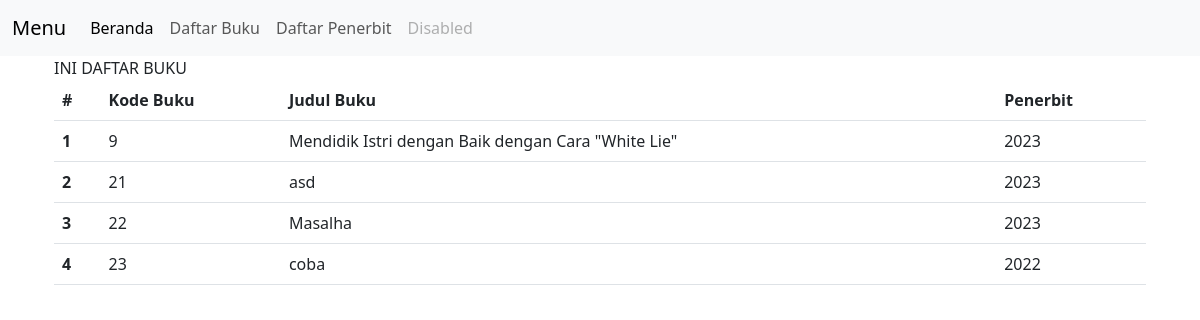
Screenshot of /cBase/kepemilikan/3 with the database file from the repository.
### tables this page shows
CREATE TABLE `tb_buku` (
  `kode_buku` int(11) NOT NULL,
  `judul_buku` varchar(255) NOT NULL,
  `tahun_terbit` year(4) DEFAULT NULL,
  `kode_penerbit` int(11) DEFAULT NULL
);

### application/controllers/cBase.php (called while the page is built, shortened)
<?php
class cBase extends CI_Controller {
	public function __construct(){
		$this->load->model('Model_buku');
	}
	public function kepemilikan()
	{
		$kode = $this->uri->segment(3);
		$data['data_buku'] = $this->Model_buku->getDataSpesific($kode)->result_array();
		$data['title'] = "BookStore Arief";
        $this->load->view('templates/header',$data);
		$this->load->view('vSpesifik');
		$this->load->view('templates/footer');
	}
}

### index.php (called while the page is built, shortened)
<?php
require_once BASEPATH.'core/CodeIgniter.php';

### application/models/Model_buku.php (called while the page is built, shortened)
<?php
class Model_buku extends CI_Model {
    public function getDataSpesific($kode){
        $query = $this->db->query("SELECT * FROM tb_buku WHERE kode_penerbit = '$kode' ");
        return $query;
    }
}

### application/views/vSpesifik.php (the view)
<html>
<div class="container">
    INI DAFTAR BUKU
    <table class="table">
        <thead>
            <tr>
                <th scope="col">#</th>
                <th scope="col">Kode Buku</th>
                <th scope="col">Judul Buku</th>
                <th scope="col">Penerbit</th>
            </tr>
        </thead>
        <tbody>
            <?php
                $no = 1;
                foreach($data_buku as $row) { ?>
            <tr>
                <th scope="row"><?= $no++;?> </th>
                <td><?= $row['kode_buku']; ?></td>
                <td><?= $row['judul_buku']; ?></td>
                <td><?= $row['tahun_terbit']; ?></td>
            </tr>
            <?php } ?>
        </tbody>
    </table>
</div>
</html>

### application/views/templates/header.php (shortened to what this page needs)
<!doctype html>
<html lang="en">
<head>
    <link href="https://cdn.jsdelivr.net/npm/bootstrap@5.3.0/dist/css/bootstrap.min.css" rel="stylesheet"
>
    <link href="//cdn.datatables.net/1.13.5/css/jquery.dataTables.min.css" rel="stylesheet">
    <link href="<?= base_url('assets/font-awesome-4.7.0/css/font-awesome.min.css');?> " rel = "stylesheet">
</head>
<body >
        <nav class="navbar navbar-expand-lg bg-body-tertiary">
            <div class="container-fluid">
                <a class="navbar-brand" href="#">Menu</a>
                <div class="collapse navbar-collapse" id="navbarNavAltMarkup">
                    <div class="navbar-nav">
                        <a class="nav-link active" aria-current="page" href="<?= base_url(); ?>">Beranda</a>
                        <a class="nav-link" href="<?= base_url('cBase/daftarBuku'); ?>">Daftar Buku</a>
                        <a class="nav-link" href="<?= base_url('cBase/daftarPenerbit'); ?>">Daftar Penerbit</a>
                        <a class="nav-link disabled">Disabled</a>
                    </div>
                </div>
            </div>
        </nav>
    <div class="container" >

### application/views/templates/footer.php (shortened to what this page needs)
</div>
</body>
</html>

### rows the page displays
tb_buku: kode_buku "9", judul_buku "Mendidik Istri dengan Baik dengan Cara \"White Lie\"", tahun_terbit "2023"
tb_buku: kode_buku "21", judul_buku "asd", tahun_terbit "2023"
tb_buku: kode_buku "22", judul_buku "Masalha", tahun_terbit "2023"
tb_buku: kode_buku "23", judul_buku "coba", tahun_terbit "2022"
